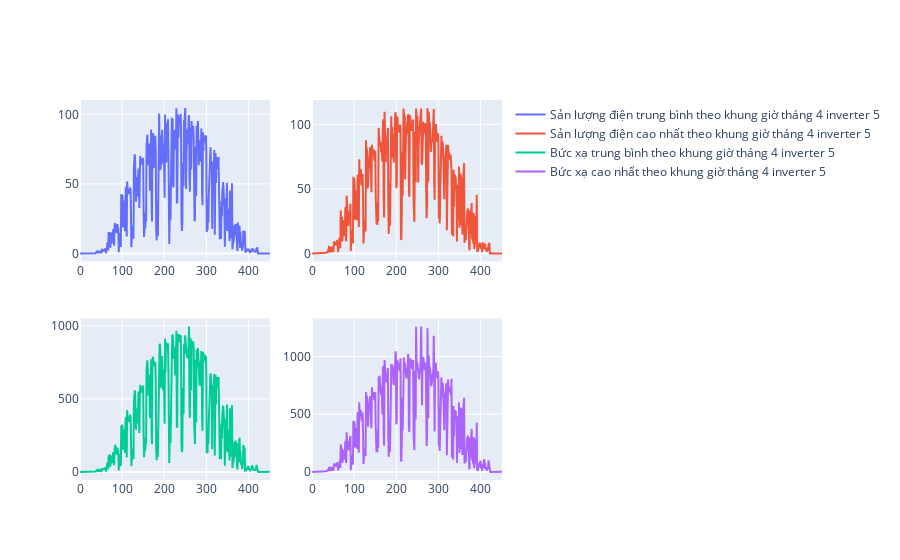

The notebook cell this image was saved under:
### Markdown cell above
Tháng 4 inverter 5

### Code cell
fig = go.Figure()
from plotly.subplots import make_subplots
fig = make_subplots(rows=2, cols=2)
fig.add_trace(go.Scatter(
    x=df1_1.index,
    y=df1_1[df1_1['month']==4]['Total input power(kW)'],
    name="Sản lượng điện trung bình theo khung giờ tháng 4 inverter 5 ",), row=1, col=1)
fig.add_trace(go.Scatter(
    x=df1_2.index,
    y=df1_2[df1_2['month']==4]['Total input power(kW)'],
    name="Sản lượng điện cao nhất theo khung giờ tháng 4 inverter 5") ,row=1, col=2)
fig.add_trace(go.Scatter(
    x=df1_3.index,
    y=df1_3[df1_3['month']==4]['Irradiance(W/㎡)'],
    name="Bức xạ trung bình theo khung giờ tháng 4 inverter 5") ,row=2, col=1)
fig.add_trace(go.Scatter(
    x=df1_4.index,
    y=df1_4[df1_4['month']==4]['Irradiance(W/㎡)'],
    name="Bức xạ cao nhất theo khung giờ tháng 4 inverter 5") ,row=2, col=2)
fig . update_traces (
    showlegend = True 
    )
fig.update_xaxes(
    rangeslider_visible=False,
)
fig.show()

### Figure 1 — Plotly figure (JSON) as saved in the notebook; plotly's stock layout.template omitted (floating-point values rounded to 4 significant figures; data arrays with more than 128 entries replaced by an {"elided": "..."} marker saying what was removed)
{"data": [{"name": "Sản lượng điện trung bình theo khung giờ tháng 4 inverter 5 ", "showlegend": true, "type": "scatter", "x": {"elided": "2646 int values"}, "xaxis": "x", "y": {"elided": "452 float values"}, "yaxis": "y"}, {"name": "Sản lượng điện cao nhất theo khung giờ tháng 4 inverter 5", "showlegend": true, "type": "scatter", "x": {"elided": "2646 int values"}, "xaxis": "x2", "y": {"elided": "452 float values"}, "yaxis": "y2"}, {"name": "Bức xạ trung bình theo khung giờ tháng 4 inverter 5", "showlegend": true, "type": "scatter", "x": {"elided": "2646 int values"}, "xaxis": "x3", "y": {"elided": "452 float values"}, "yaxis": "y3"}, {"name": "Bức xạ cao nhất theo khung giờ tháng 4 inverter 5", "showlegend": true, "type": "scatter", "x": {"elided": "2646 int values"}, "xaxis": "x4", "y": {"elided": "452 float values"}, "yaxis": "y4"}], "layout": {"xaxis": {"anchor": "y", "domain": [0, 0.45], "rangeslider": {"visible": false}}, "xaxis2": {"anchor": "y2", "domain": [0.55, 1], "rangeslider": {"visible": false}}, "xaxis3": {"anchor": "y3", "domain": [0, 0.45], "rangeslider": {"visible": false}}, "xaxis4": {"anchor": "y4", "domain": [0.55, 1], "rangeslider": {"visible": false}}, "yaxis": {"anchor": "x", "domain": [0.575, 1]}, "yaxis2": {"anchor": "x2", "domain": [0.575, 1]}, "yaxis3": {"anchor": "x3", "domain": [0, 0.425]}, "yaxis4": {"anchor": "x4", "domain": [0, 0.425]}}}
